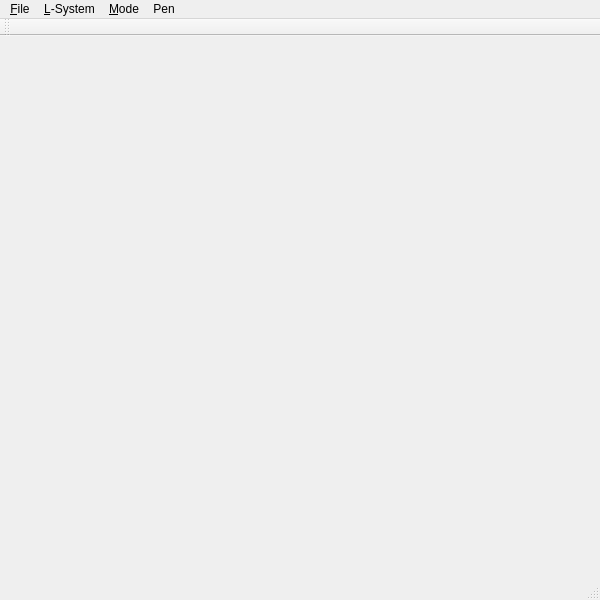
<?xml version="1.0" encoding="UTF-8"?>
<ui version="4.0">
 <class>MainWindowClass</class>
 <widget class="QMainWindow" name="MainWindowClass">
  <property name="geometry">
   <rect>
    <x>0</x>
    <y>0</y>
    <width>600</width>
    <height>600</height>
   </rect>
  </property>
  <property name="windowTitle">
   <string>MainWindow</string>
  </property>
  <widget class="QWidget" name="centralWidget"/>
  <widget class="QMenuBar" name="menuBar">
   <property name="geometry">
    <rect>
     <x>0</x>
     <y>0</y>
     <width>600</width>
     <height>21</height>
    </rect>
   </property>
   <widget class="QMenu" name="menuFile">
    <property name="title">
     <string>&amp;File</string>
    </property>
    <addaction name="actionNewSketch"/>
    <addaction name="actionLoadSketch"/>
    <addaction name="actionSaveSketch"/>
    <addaction name="separator"/>
    <addaction name="actionSaveImage"/>
    <addaction name="separator"/>
    <addaction name="actionExit"/>
   </widget>
   <widget class="QMenu" name="menuL_System">
    <property name="title">
     <string>&amp;L-System</string>
    </property>
    <addaction name="actionRandomGeneration"/>
    <addaction name="actionGreedyInverse"/>
   </widget>
   <widget class="QMenu" name="menuMode">
    <property name="title">
     <string>&amp;Mode</string>
    </property>
    <addaction name="actionModeSketch"/>
    <addaction name="actionMode3DView"/>
   </widget>
   <widget class="QMenu" name="menuPen">
    <property name="title">
     <string>Pen</string>
    </property>
    <widget class="QMenu" name="menuColor">
     <property name="title">
      <string>Color</string>
     </property>
     <addaction name="actionPenColorBranch"/>
     <addaction name="actionPenColorLeaf"/>
    </widget>
    <widget class="QMenu" name="menuWidth">
     <property name="title">
      <string>Width</string>
     </property>
     <addaction name="actionPenWidth20"/>
     <addaction name="actionPenWidth10"/>
     <addaction name="actionPenWidth5"/>
    </widget>
    <addaction name="menuColor"/>
    <addaction name="menuWidth"/>
   </widget>
   <addaction name="menuFile"/>
   <addaction name="menuL_System"/>
   <addaction name="menuMode"/>
   <addaction name="menuPen"/>
  </widget>
  <widget class="QToolBar" name="mainToolBar">
   <attribute name="toolBarArea">
    <enum>TopToolBarArea</enum>
   </attribute>
   <attribute name="toolBarBreak">
    <bool>false</bool>
   </attribute>
  </widget>
  <widget class="QStatusBar" name="statusBar"/>
  <action name="actionExit">
   <property name="text">
    <string>Exit</string>
   </property>
   <property name="shortcut">
    <string>Ctrl+Q</string>
   </property>
  </action>
  <action name="actionGreedyInverse">
   <property name="text">
    <string>Greedy Inverse</string>
   </property>
   <property name="shortcut">
    <string>Ctrl+I</string>
   </property>
  </action>
  <action name="actionSaveImage">
   <property name="text">
    <string>Save Image</string>
   </property>
  </action>
  <action name="actionModeSketch">
   <property name="checkable">
    <bool>true</bool>
   </property>
   <property name="checked">
    <bool>true</bool>
   </property>
   <property name="text">
    <string>Sketch</string>
   </property>
  </action>
  <action name="actionMode3DView">
   <property name="checkable">
    <bool>true</bool>
   </property>
   <property name="text">
    <string>3D View</string>
   </property>
  </action>
  <action name="actionRandomGeneration_2">
   <property name="text">
    <string>Random Generation</string>
   </property>
  </action>
  <action name="actionRandomGeneration">
   <property name="text">
    <string>Random Generation</string>
   </property>
   <property name="shortcut">
    <string>Ctrl+R</string>
   </property>
  </action>
  <action name="actionLoadSketch">
   <property name="text">
    <string>Load Sketch</string>
   </property>
   <property name="shortcut">
    <string>Ctrl+O</string>
   </property>
  </action>
  <action name="actionSaveSketch">
   <property name="text">
    <string>Save Sketch</string>
   </property>
   <property name="shortcut">
    <string>Ctrl+S</string>
   </property>
  </action>
  <action name="actionNewSketch">
   <property name="text">
    <string>New Sketch</string>
   </property>
   <property name="shortcut">
    <string>Ctrl+N</string>
   </property>
  </action>
  <action name="actionPenColorBranch">
   <property name="checkable">
    <bool>true</bool>
   </property>
   <property name="text">
    <string>Branch</string>
   </property>
  </action>
  <action name="actionPenColorLeaf">
   <property name="checkable">
    <bool>true</bool>
   </property>
   <property name="text">
    <string>Leaf</string>
   </property>
  </action>
  <action name="actionPenWidth20">
   <property name="checkable">
    <bool>true</bool>
   </property>
   <property name="text">
    <string>20</string>
   </property>
  </action>
  <action name="actionPenWidth10">
   <property name="checkable">
    <bool>true</bool>
   </property>
   <property name="text">
    <string>10</string>
   </property>
  </action>
  <action name="actionPenWidth5">
   <property name="checkable">
    <bool>true</bool>
   </property>
   <property name="text">
    <string>5</string>
   </property>
  </action>
 </widget>
 <layoutdefault spacing="6" margin="11"/>
 <resources>
  <include location="MainWindow.qrc"/>
 </resources>
 <connections/>
</ui>
